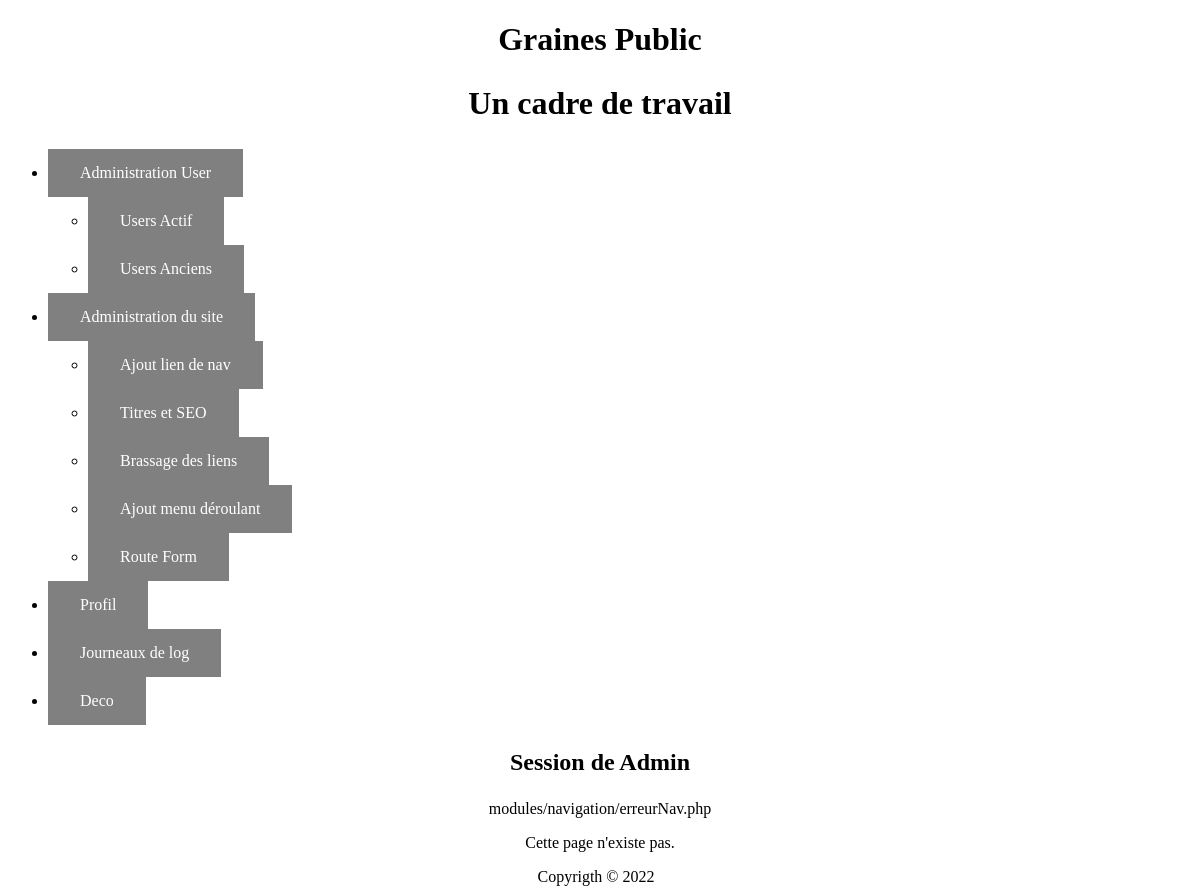
Screenshot of /index.php?idNav=47976415216687 (signed in) with the database file from the repository.
### tables this page shows
CREATE TABLE `dataSite` (
  `idDataSite` int NOT NULL,
  `titre` varchar(50) NOT NULL,
  `sousTitre` varchar(100) NOT NULL,
  `description` varchar(255) NOT NULL,
  `titreHTML` varchar(120) NOT NULL DEFAULT '0'
);

CREATE TABLE `navigation` (
  `idNav` int NOT NULL,
  `nomNav` varchar(30) NOT NULL,
  `cheminNav` varchar(80) NOT NULL,
  `menuVisible` tinyint(1) NOT NULL,
  `zoneMenu` int NOT NULL,
  `ordre` tinyint NOT NULL,
  `niveau` tinyint(1) NOT NULL,
  `valide` tinyint(1) NOT NULL DEFAULT '1',
  `deroulant` tinyint NOT NULL DEFAULT '0',
  `targetRoute` varchar(16) NOT NULL DEFAULT '0'
);

### index.php (called while the page is built, shortened)
<?php
include 'path.php';
include   $cheminCorps.'kether.php';
include   $cheminCorps.'head.php';
include   $cheminCorps.'navHigh.php';
include   $cheminCorps.'main.php';
include   $cheminCorps.'foot.php';

### objets/RCUD.php (called while the page is built, shortened)
<?php
class RCUD extends ParamDB {
  private $sql;
  private $param;
  public function __construct($sql, $param) {
    $this->sql = $sql;
    $this->param = $param;
  }
  public function READ() {
    try {
      $conn = new PDO("mysql:host=$this->serverName;dbname=$this->dbName", $this->userName, $this->password);
      $conn->setAttribute(PDO::ATTR_ERRMODE, PDO::ERRMODE_EXCEPTION);
    } catch(PDOException $e) {
     echo "Error: " . $e->getMessage();
    }
    $data = $conn->prepare($this->sql);
    foreach ($this->param as $key) {
      $data->bindParam($key['prep'],$key['variable']);
    }
    $data->execute();
    $data->setFetchMode(PDO::FETCH_ASSOC);
    $dataTraiter = $data->fetchAll();
    return $dataTraiter;
  }
}

### modules/dataSite/objets/getDataSite.php (called while the page is built)
<?php
Class GetDataSite {
  public function getElementSite() {
    $select = "SELECT `titre`, `sousTitre`, `description`, `titreHTML` FROM `dataSite` WHERE `idDataSite` = 1";
    $void = array();
    $readDataSite = new RCUD($select, $void);
    return $readDataSite->READ();
  }
}

### affichages/kether.php (called while the page is built, shortened)
<?php
require 'modules/dataSite/objets/getDataSite.php';
$dataSite = new PrintDataSite();
$dataSiteDB = $dataSite->getElementSite();
$title2 = $dataSiteDB[0]['sousTitre'];
$titleHeader = $dataSiteDB[0]['titreHTML'];

### modules/navigation/bandeau.php (called while the page is built)
<?php
  require 'modules/navigation/objets/getNavigation.php';
  require 'modules/navigation/objets/printNavigation.php';
  $readNav = new PrintNavigation();
  if(isset($_SESSION['role'])) {
      $dataNavBandeau = $readNav->getNav($_SESSION['role']);
  } else {
      $dataNavBandeau = $readNav->getNav(0);
  }
  $readNav->bandeauHaut($dataNavBandeau);

### modules/navigation/objets/getNavigation.php (called while the page is built, shortened)
<?php
Class GetNavigation {
  public function getNav($zoneMenu) {
    $select = "SELECT `nomNav`, `cheminNav`, `zoneMenu`, `ordre`, `niveau`, `valide`, `deroulant`, `targetRoute`
    FROM `navigation`
    WHERE `valide` = 1 AND `niveau` = :niveau AND `menuVisible` = 1 AND `zoneMenu` = 0
    ORDER BY `ordre`";
    $param = [['prep'=>':niveau', 'variable'=>$zoneMenu]];
    $dataNav = new RCUD($select, $param);
    return $dataNav->READ();
  }
  public function getContenus($idNav) {
    $select = "SELECT  `cheminNav`,  `niveau`, `targetRoute` FROM `navigation` WHERE `targetRoute` = :targetRoute AND  `valide` = 1";
    $param = [['prep'=>':targetRoute', 'variable'=>$idNav]];
    $getNav = new RCUD($select, $param);
    return $getNav->READ();
  }
}

### modules/navigation/objets/printNavigation.php (the view, shortened to what this page needs)
<?php
Class PrintNavigation extends GetNavigation {
  public function bandeauHaut($variable){
    echo '<ul>';
      foreach ($variable as $key => $value) {
        if(($value['zoneMenu'] == 0)&&($value['deroulant'] == 0)) {
          echo '<li><a href="index.php?idNav='.$value['targetRoute'].'">'.$value['nomNav'].'</a></li>';
        } else {
          echo '<li><a href="index.php?idNav='.$value['targetRoute'].'">'.$value['nomNav'].'</a></li>';
          $select = "SELECT `idNav`, `nomNav`, `cheminNav`, `menuVisible`, `zoneMenu`, `ordre`, `niveau`, `valide`, `deroulant`, `targetRoute`
          FROM `navigation`
          WHERE `zoneMenu` = :zoneMenu AND `niveau` = :niveau AND `valide` = 1";
          $param = [['prep'=>':zoneMenu', 'variable'=>$value['deroulant']],['prep'=>':niveau', 'variable'=>$value['niveau']]];
          $readData = new RCUD($select, $param);
          $dataTraiter = $readData->READ();
          echo '<ul>';
          foreach ($dataTraiter as $cle => $valeur) {
              echo '<li><a href="index.php?idNav='.$valeur['targetRoute'].'">'.$valeur['nomNav'].'</a></li>';
          }
          echo '</ul>';
        }
      }
    echo '</ul>';
  }
}

### affichages/navHigh.php
<header>
  <div class="hautPage">
    <h1><?=$titleHeader?></h1>
    <h2><?=$title2?></h2>
  </div>
    <?php include   $cheminObjetsNavigation.'bandeau.php'; ?>
</header>

### affichages/main.php (shortened to what this page needs)
<main>
  <section>
<?php
    if(isset($_SESSION['login'])) {
      echo '<h3>Session de '.$_SESSION['login'].'</h3>';
    } else {
      echo '<h3>Bienvenus</h3>';
    }
  $dev = true;
 if(isset($_GET['idNav'])) {
    $idNav = filter($_GET['idNav']);
    $chemin = $readNav->getContenus($idNav);
    if($chemin == []) {
        include 'modules/navigation/pageGeneral.php';
    } else {
      if($dev) {
        echo $chemin[0]['cheminNav'];
      }
        if(($_SESSION == [])&&($chemin[0]['niveau'] == 0)) {
          if($chemin[0]['niveau'] == 0) {
            include $chemin[0]['cheminNav'];
          } else {
              include 'modules/navigation/pageGeneral.php';
          }
        } elseif((isset($_SESSION['role']))&&($_SESSION['role'] >= $chemin[0]['niveau'])) {
          include $chemin[0]['cheminNav'];
        } else {
          include 'modules/navigation/pageGeneral.php';
        }
    }
  } else {
    $idNav = 0;
    include 'modules/navigation/pageGeneral.php';
  }
?>
</section>
</main>

### css/master.css (style rules this page uses)
:root { --main-background-color: grey; --main-border: none; --main-color: white; --main-padding: 15px 32px; --main-text-align: center; --main-text-decoration: none; --main-display: inline-block; --main-font-size: 16px; --main-cursor: pointer; }
h1, h2 { font-size: 2em; }
h3 { font-size: 1.5em; }
a { text-decoration: none; }
.hautPage { text-align: center; }
main { text-align: center; }
a { background-color: var(--main-background-color); border: var(--main-border); color: var(--main-color); padding: var(--main-padding); text-align: var(--main-text-align); text-decoration: var(--main-text-decoration); display: var(--main-display); font-size: var(--main-font-size); cursor: var(--main-cursor); }

### rows the page displays
datasite: titreHTML "Graines Public", sousTitre "Un cadre de travail"
navigation: nomNav "Administration User", cheminNav "modules/navigation/erreurNav.php"
navigation: nomNav "Users Actif"
navigation: nomNav "Users Anciens"
navigation: nomNav "Administration du site"
navigation: nomNav "Ajout lien de nav"
navigation: nomNav "Titres et SEO"
navigation: nomNav "Brassage des liens"
navigation: nomNav "Ajout menu déroulant"
navigation: nomNav "Route Form"
navigation: nomNav "Profil"
navigation: nomNav "Journeaux de log"
navigation: nomNav "Deco"

### other values shown
$_SESSION['login'] "Admin"
